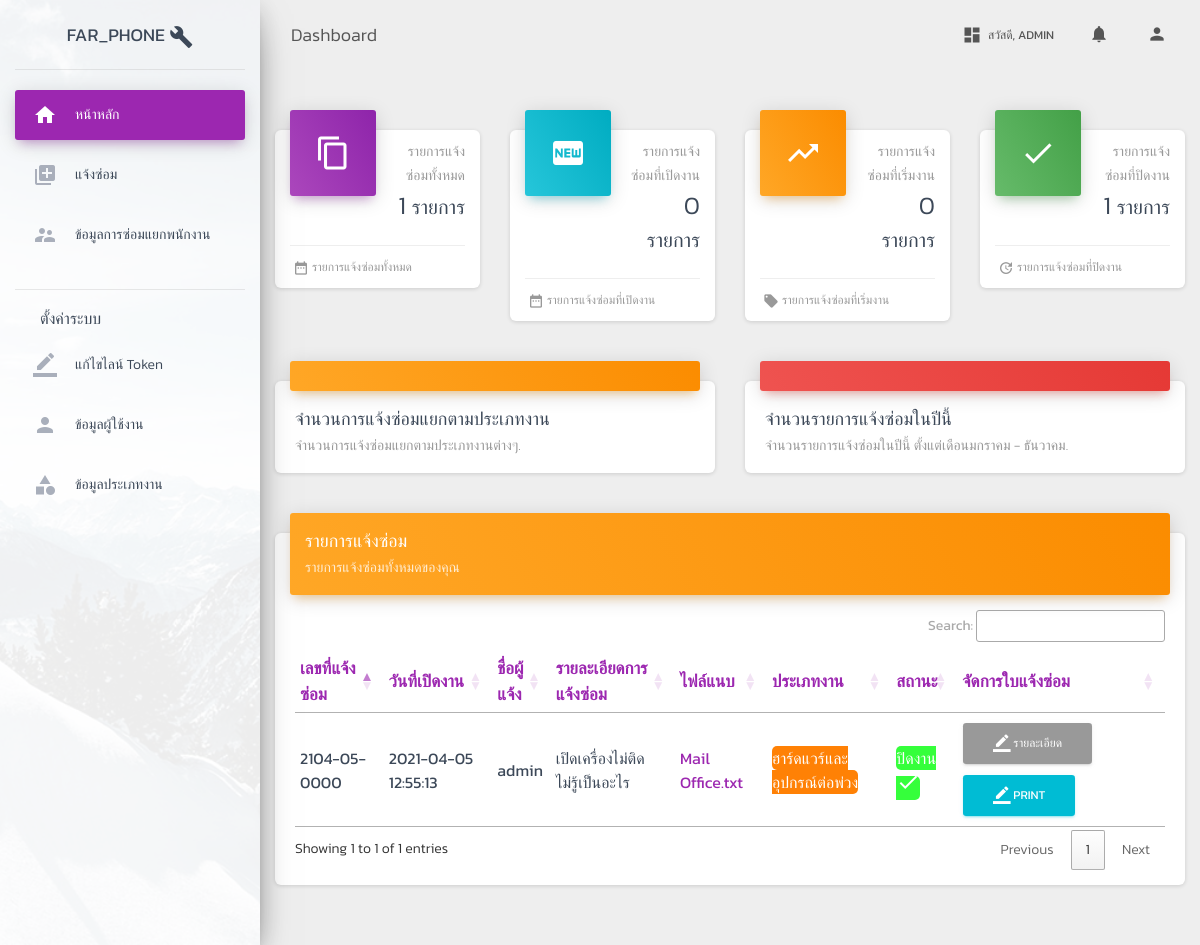
Screenshot of /dashboard/index (signed in) with the database file from the repository.
### tables this page shows
CREATE TABLE `repair` (
  `repair_id` int(10) NOT NULL,
  `repair_code` varchar(50) NOT NULL,
  `employee_id` int(10) NOT NULL,
  `technician_id` int(10) NOT NULL,
  `repair_detail` varchar(500) NOT NULL,
  `repair_cause` varchar(300) NOT NULL,
  `category_id` int(10) NOT NULL,
  `image_name` varchar(100) NOT NULL,
  `status_id` int(11) DEFAULT 0,
  `repair_date` timestamp NOT NULL DEFAULT current_timestamp() ON UPDATE current_timestamp(),
  `uploadfiles` varchar(255) DEFAULT 'ไม่มีไฟล์แนบ'
);

CREATE TABLE `tblusers` (
  `id` int(11) NOT NULL,
  `fullname` varchar(255) NOT NULL,
  `username` varchar(255) NOT NULL,
  `useremail` varchar(255) NOT NULL,
  `provinces_id` varchar(250) NOT NULL,
  `amphures_id` varchar(250) NOT NULL,
  `districts_id` varchar(250) NOT NULL,
  `role_id` int(10) NOT NULL,
  `password` varchar(255) NOT NULL,
  `regdate` timestamp NOT NULL DEFAULT current_timestamp() ON UPDATE current_timestamp()
);

CREATE TABLE `category` (
  `category_id` int(10) NOT NULL,
  `category_name` varchar(50) NOT NULL,
  `category_color` varchar(20) NOT NULL
);

### dashboard/index.php (the view, shortened to what this page needs)
<?php
 include 'conf/connect.php' ;
 $sql_admin = "SELECT * FROM repair,category,tblusers where repair.category_id=category.category_id and repair.employee_id=tblusers.id";
 $result_admin = $conn->query($sql_admin);
if ($_SESSION['id'] == "") {
  header("location: /thehelpdesk/dashboard/conf/login");
} else {
?>
<body class="">
      <?php include 'conf/nav.php' ?>
    <div class="main-panel">
      <?php include 'conf/header.php' ?>
      <div class="content">
       <?php include 'conf/card_index.php' ?>
            <div class="col-md-12 col-md-12">
            <?php if($admin==999) : ?>
            <div class="row">
              <div class="col-md-6">
                <div class="card card-chart">
                  <div class="card-header card-header-warning">
                  </div>
                  <div class="card-body">
                    <h4 class="card-title">จำนวนการแจ้งซ่อมแยกตามประเภทงาน</h4>
                    <p class="card-category">
                      <span class="text-success"></span> จำนวนการแจ้งซ่อมแยกตามประเภทงานต่างๆ.</p>
                  </div>
                </div>
              </div>
              <div class="col-md-6">
                <div class="card card-chart">
                  <div class="card-header card-header-danger">
                  </div>
                  <div class="card-body">
                    <h4 class="card-title">จำนวนรายการแจ้งซ่อมในปีนี้</h4>
                    <p class="card-category">
                      <span class="text-success"></span> จำนวนรายการแจ้งซ่อมในปีนี้ ตั้งแต่เดือนมกราคม - ธันวาคม.</p>
                  </div>
                </div>
              </div>
            </div>
            <?php endif; ?>
              <div class="card">
                <div class="card-header card-header-warning">
                  <h4 class="card-title">รายการแจ้งซ่อม</h4>
                  <p class="card-category">รายการแจ้งซ่อมทั้งหมดของคุณ</p>
                </div>
                <div class="card-body table-responsive">
                  <table id="puser" class="table table-hover">
                    <thead class="text-primary">
                      <th>เลขที่แจ้งซ่อม</th>
                      <th>วันที่เปิดงาน</th>
                      <th>ชื่อผู้แจ้ง</th>
                      <th>รายละเอียดการแจ้งซ่อม</th>
                      <th>ไฟล์แนบ</th>
                      <th>ประเภทงาน</th>
                      <th>สถานะ</th>
                      <th>จัดการใบแจ้งซ่อม</th>
                    </thead>
                    <tbody>
                      <?php if($admin==999) : ?>
                      <?php
                        while($row_admin = mysqli_fetch_array($result_admin)) {
                      ?>
                      <tr>
                        <td><?php echo $row_admin['repair_code'];?></td>
                        <td><?php echo $row_admin['repair_date'];?></td>
                        <td><?php echo $row_admin['fullname'];?></td>
                        <td><?php echo $row_admin['repair_detail'];?></td>
                        <?php if($row_admin['uploadfiles']!=null) : ?>
                        <td><a href="assets/img/repairfiles/<?php echo $row_admin['uploadfiles'];?>"><?php echo $row_admin['uploadfiles'];?></a></td>
                        <?php endif; ?>
                        <td><span class="radius_1" style="background-color:<?php echo $row_admin['category_color']; ?>">
                            <?php echo $row_admin['category_name']; ?>
                          </span></td>
                          <?php if($row_admin['status_id']==2) : ?>
                          <td><span class="radius_1" style="background-color:#35FF3B;font-weight:">ปิดงาน <i class="material-icons">check</i></span></td>
                          <?php endif; ?>
                          <td>
                          <a class="btn btn-light" href="insertform/repairdetail?repair_id=<?php echo $row_admin['repair_id']; ?>" role="button">
                          <i class="material-icons">border_color</i> รายละเอียด</a>
                          <a class="btn btn-info" href="insertform/repairexport?repair_id=<?php echo $row_admin['repair_id']; ?>" role="button">
                          <i class="material-icons">border_color</i> Print</a>
                          </td>
                      </tr>
                      <?php
                            }
                      ?>
                      <?php endif; ?>
                    </tbody>
                  </table>
                </div>
              </div>
            </div>
          </div>
        </div>
      </div>
</body>
<?php } ?>
</html>

### dashboard/conf/nav.php (shortened to what this page needs)
<?php
  $admin = $_SESSION['role_id'];
?>
<link href="assets/css/material-dashboard.css?v=2.1.2" rel="stylesheet" />
<div class="sidebar" data-color="purple" data-background-color="white" data-image="../assets/img/sidebar-1.jpg">
  <div class="logo"><a href="/thehelpdesk/dashboard/index" class="simple-text logo-normal">
  FAR_PHONE <i class="material-icons">build</i>
    </a></div>
  <div class="sidebar-wrapper ">
    <ul class="nav">
      <li class="nav-item active  ">
        <a class="nav-link" href="/thehelpdesk/dashboard/">
          <i class="material-icons">home</i>
          <p>หน้าหลัก</p>
        </a>
      </li>
      <li class="nav-item ">
        <a class="nav-link" href="/thehelpdesk/dashboard/insertform/repair">
          <i class="material-icons">add_to_photos</i>
          <p>แจ้งซ่อม</p>
        </a>
      </li>
      <li class="nav-item ">
        <a class="nav-link" href="/thehelpdesk/dashboard/tableform/reporttech">
          <i class="material-icons">supervisor_account</i>
          <p>ข้อมูลการซ่อมแยกพนักงาน</p>
        </a>
      </li>
      <?php if($admin==999) : ?>
      <div class="logo"></div>
      <ul class="mt-3 active"><b>ตั้งค่าระบบ</b></ul>
      <li class="nav-item ">
        <a class="nav-link" href="/thehelpdesk/dashboard/insertform/form/conf/changelinetoken">
          <i class="material-icons">border_color</i>
          <p>แก้ไขไลน์ Token</p>
        </a>
      </li>
      <li class="nav-item ">
        <a class="nav-link" href="/thehelpdesk/dashboard/insertform/form/users">
          <i class="material-icons">person</i>
          <p>ข้อมูลผู้ใช้งาน</p>
        </a>
      </li>
      <li class="nav-item ">
        <a class="nav-link" href="/thehelpdesk/dashboard/insertform/form/category">
          <i class="material-icons">category</i>
          <p>ข้อมูลประเภทงาน</p>
        </a>
      </li>
      <?php endif; ?>
    </ul>
  </div>
</div>

### dashboard/conf/header.php (shortened to what this page needs)
<?php
$admin = $_SESSION['role_id'];
?>
<!DOCTYPE html>
<html lang="en">
  <head>
    <link rel="stylesheet" href="https://maxcdn.bootstrapcdn.com/font-awesome/latest/css/font-awesome.min.css">
    <link href="assets/css/material-dashboard.css?v=2.1.2" rel="stylesheet" />
    <link href="assets/demo/demo.css" rel="stylesheet" />
    <link rel="stylesheet" type="text/css" href="https://cdn.datatables.net/1.10.21/css/jquery.dataTables.css">
    <link rel="stylesheet" href="../../node_modules/sweetalert2/dist/sweetalert2.min.css">
    <link rel="stylesheet" href="../../node_modules/sweetalert2/dist/sweetalert2.min.css">
  </head>
  <nav class="navbar navbar-expand-lg navbar-transparent navbar-absolute fixed-top ">
    <div class="container-fluid">
      <div class="navbar-wrapper">
        <a class="navbar-brand" href="javascript:;">Dashboard
        </a>
      </div>
      <div class="collapse navbar-collapse justify-content-end">
        <ul class="navbar-nav">
          <li class="nav-item">
            <a class="nav-link" href="javascript:;">
              <i class="material-icons">dashboard
              </i>
              สวัสดี,
              <?php echo $_SESSION['fname']; ?>
            </a>
          </li>
          <?php if($admin==999) : ?>
          <li class="nav-item dropdown">
            <a class="nav-link" href="#" id="navbarDropdownMenuLink" data-toggle="dropdown" aria-haspopup="true" aria-expanded="false">
              <i class="material-icons">notifications
              </i>
            </a>
      </li>
    <?php endif; ?>
    <li class="nav-item dropdown">
      <a class="nav-link" href="javascript:;" id="navbarDropdownProfile" data-toggle="dropdown" aria-haspopup="true" aria-expanded="false">
        <i class="material-icons">person
        </i>
      </a>
    </li>
    </ul>
  </div>
</div>
</nav>

### dashboard/conf/card_index.php
<?php
include 'connect.php';
$sql11 = "SELECT count(repair_id) as caseall FROM repair";
$result11 = $conn->query($sql11);
$row11 = $result11 ->fetch_assoc();
$sql22 = "SELECT count(repair_id) as caseopen FROM repair WHERE status_id=0";
$result22 = $conn->query($sql22);
$row22 = $result22 ->fetch_assoc();
$sql33 = "SELECT count(repair_id) as casestart FROM repair WHERE status_id=1";
$result33 = $conn->query($sql33);
$row33 = $result33 ->fetch_assoc();
$sql44 = "SELECT count(repair_id) as caseend FROM repair WHERE status_id=2";
$result44 = $conn->query($sql44);
$row44 = $result44 ->fetch_assoc();
?>
<div class="row">
            <div class="col-lg-3 col-md-6 col-sm-6">
              <div class="card card-stats">
                <div class="card-header card-header-primary card-header-icon">
                  <div class="card-icon">
                    <i class="material-icons">content_copy</i>
                  </div>
                  <p class="card-category">รายการแจ้งซ่อมทั้งหมด</p>
                  <h3 class="card-title"><?php echo $row11['caseall']; ?>
                    <small>รายการ</small>
                  </h3>
                </div>
                <div class="card-footer">
                  <div class="stats">
                  <i class="material-icons">date_range</i> รายการแจ้งซ่อมทั้งหมด
                  </div>
                </div>
              </div>
            </div>
            <div class="col-lg-3 col-md-6 col-sm-6">
              <div class="card card-stats">
                <div class="card-header card-header-info card-header-icon">
                  <div class="card-icon">
                    <i class="material-icons">fiber_new</i>
                  </div>
                  <p class="card-category">รายการแจ้งซ่อมที่เปิดงาน</p>
                  <h3 class="card-title"><?php echo $row22['caseopen']; ?>
                  <small>รายการ</small></h3>
                </div>
                <div class="card-footer">
                  <div class="stats">
                    <i class="material-icons">date_range</i> รายการแจ้งซ่อมที่เปิดงาน
                  </div>
                </div>
              </div>
            </div>
            <div class="col-lg-3 col-md-6 col-sm-6">
              <div class="card card-stats">
                <div class="card-header card-header-warning card-header-icon">
                  <div class="card-icon">
                    <i class="material-icons">trending_up</i>
                  </div>
                  <p class="card-category">รายการแจ้งซ่อมที่เริ่มงาน</p>
                  <h3 class="card-title"><?php echo $row33['casestart']; ?>
                  <small>รายการ</small></h3>
                </div>
                <div class="card-footer">
                  <div class="stats">
                    <i class="material-icons">local_offer</i> รายการแจ้งซ่อมที่เริ่มงาน
                  </div>
                </div>
              </div>
            </div>
            <div class="col-lg-3 col-md-6 col-sm-6">
              <div class="card card-stats">
                <div class="card-header card-header-success card-header-icon">
                  <div class="card-icon">
                  <i class="material-icons">done</i>
                  </div>
                  <p class="card-category">รายการแจ้งซ่อมที่ปิดงาน</p>
                  <h3 class="card-title"><?php echo $row44['caseend']; ?>
                  <small>รายการ</small></h3>
                </div>
                <div class="card-footer">
                  <div class="stats">
                    <i class="material-icons">update</i> รายการแจ้งซ่อมที่ปิดงาน
                  </div>
                </div>
              </div>
            </div>

### dashboard/conf/header.php (style rules this page uses)
body { font-family: 'Kanit', sans-serif; }
h1,h2,h3,h4,h5 { font-family: 'Kanit', sans-serif; }
p { font-family: 'Kanit', sans-serif; }

### rows the page displays
repair: repair_code "2104-05-0000", repair_date "2021-04-05 12:55:13", tblusers.fullname "admin", repair_detail "เปิดเครื่องไม่ติด ไม่รู้เป็นอะไร", uploadfiles "Mail Office.txt", category.category_name "ฮาร์ดแวร์และอุปกรณ์ต่อพ่วง", shows "ปิดงาน"

### other values shown
$_SESSION['fname'] "ADMIN"
$row11['caseall'] "1"
$row22['caseopen'] "0"
$row33['casestart'] "0"
$row44['caseend'] "1"
